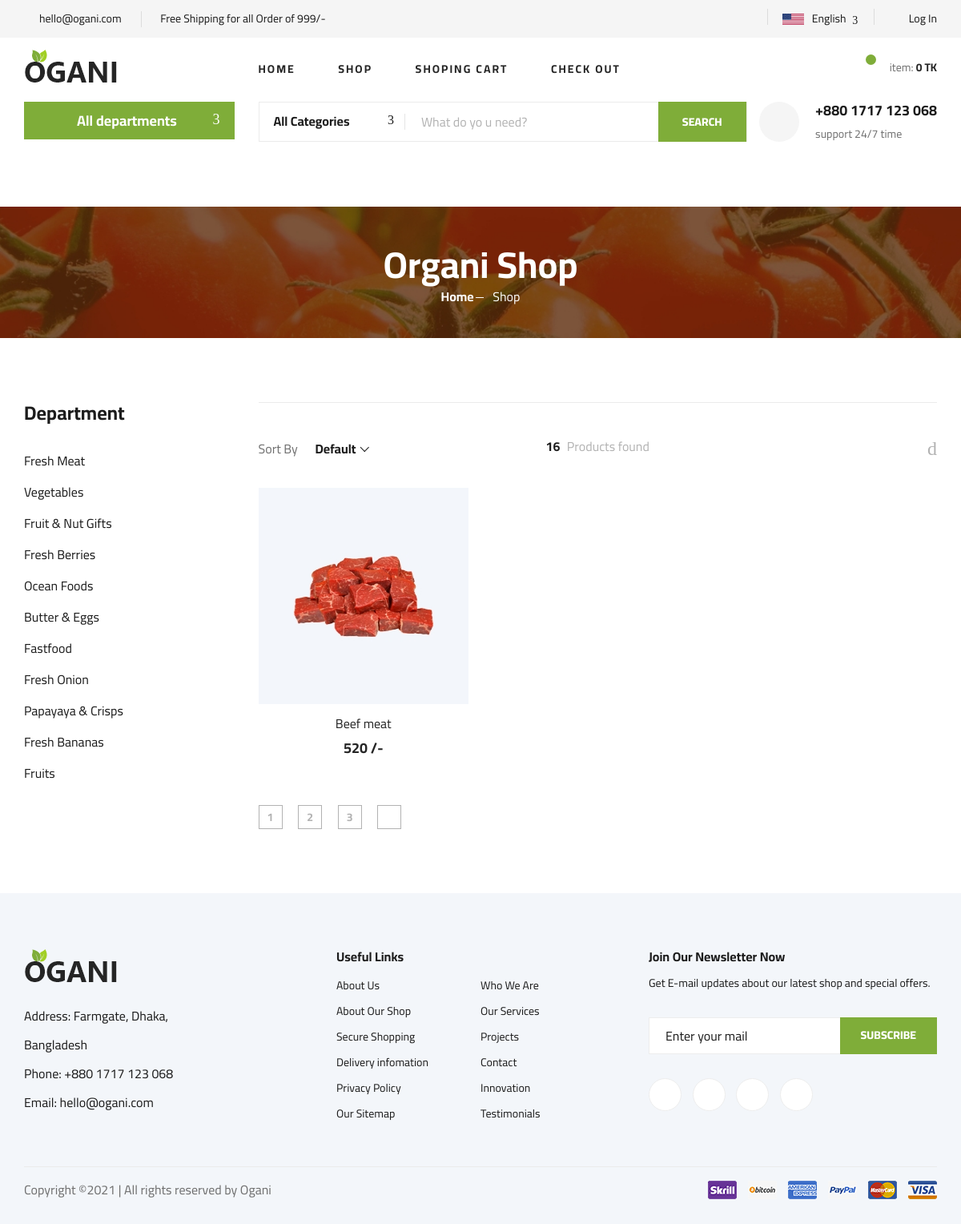
The page /category.php?id=4 on the database its author committed.
### tables this page shows
CREATE TABLE `categories` (
  `id` int(9) NOT NULL,
  `category_name` varchar(30) NOT NULL,
  `category_description` varchar(255) NOT NULL,
  `publication_status` tinyint(15) NOT NULL
);

CREATE TABLE `products` (
  `id` int(9) NOT NULL,
  `category_id` tinyint(3) NOT NULL,
  `product_name` varchar(50) NOT NULL,
  `product_price` int(9) NOT NULL,
  `product_quantity` int(9) NOT NULL,
  `product_weight` float NOT NULL,
  `product_description` text NOT NULL,
  `product_image` varchar(255) NOT NULL,
  `publication_status` tinyint(3) NOT NULL
);

### category.php (called while the page is built, shortened)
<?php
    include 'index.php';

### app/classes/Database.php (called while the page is built, shortened)
<?php
class Database
{
    public static function dbConnection() {
        $hostName = "localhost";
        $userName = "root";
        $password = "";
        $dbName = "ogani";
        $link = mysqli_connect($hostName, $userName, $password, $dbName);
        return $link;
    }
}

### app/classes/Category.php (called while the page is built, shortened)
<?php
class Category
{
    public function getAllPublishCategoryInfo() {
        $sql = "SELECT * FROM categories WHERE publication_status = 1 ";
        if(mysqli_query(Database::dbConnection(), $sql)) {
            $queryResult = mysqli_query(Database::dbConnection(), $sql);
            return $queryResult;
        }else {
            die("Query Problem".mysqli_error(Database::dbConnection()));
        }
    }
}

### app/classes/Application.php (called while the page is built, shortened)
<?php
class Application
{
    public function getAllProductInfoByCategoryId($category_id) {
        $sql = "SELECT * FROM products WHERE category_id = $category_id ";
        if(mysqli_query(Database::dbConnection(), $sql)) {
            $queryResult = mysqli_query(Database::dbConnection(), $sql);
            return $queryResult;
        }else {
            die("Query Problem".mysqli_error(Database::dbConnection()));
        }
    }
}

### pages/category-content.php (the view, shortened to what this page needs)
<?php
if(isset($_GET['id'])) {
    $category_id = $_GET['id'];
}
$category = new App\Classes\Category();
$application = new App\Classes\Application();
$queryResult1 = $category->getAllPublishCategoryInfo();
$queryResult2 = $application->getAllProductInfoByCategoryId($category_id);
?>
  <section class="breadcrumb-section set-bg" data-setbg="assets/frontend/img/breadcrumb.jpg">
        <div class="container">
            <div class="row">
                <div class="col-lg-12 text-center">
                    <div class="breadcrumb__text">
                        <h2>Organi Shop</h2>
                        <div class="breadcrumb__option">
                            <a href="./index.html">Home</a>
                            <span>Shop</span>
                        </div>
                    </div>
                </div>
            </div>
        </div>
    </section>
    <section class="product spad">
        <div class="container">
            <div class="row">
                <div class="col-lg-3 col-md-5">
                    <div class="sidebar">
                        <div class="sidebar__item">
                            <h4>Department</h4>
                            <ul>
                                <?php while($categoryInfo = mysqli_fetch_assoc($queryResult1)) { ?>
                                <li><a href=""><?php echo $categoryInfo['category_name']; ?></a></li>
                                <?php } ?>
                            </ul>
                        </div>
                    </div>
                </div>
                <div class="col-lg-9 col-md-7">
                    <div class="filter__item">
                        <div class="row">
                            <div class="col-lg-4 col-md-5">
                                <div class="filter__sort">
                                    <span>Sort By</span>
                                </div>
                            </div>
                            <div class="col-lg-4 col-md-4">
                                <div class="filter__found">
                                    <h6><span>16</span> Products found</h6>
                                </div>
                            </div>
                            <div class="col-lg-4 col-md-3">
                                <div class="filter__option">
                                    <span class="icon_grid-2x2"></span>
                                    <span class="icon_ul"></span>
                                </div>
                            </div>
                        </div>
                    </div>
                    <div class="row">
                        <?php while($productInfo = mysqli_fetch_assoc($queryResult2)) { ?>
                        <div class="col-lg-4 col-md-6 col-sm-6">
                            <div class="product__item">
                                <div class="product__item__pic set-bg" data-setbg="admin/<?php echo $productInfo['product_image']; ?>">
                                </div>
                                <div class="product__item__text">
                                    <h6><a href="#"><?php echo $productInfo['product_name']; ?></a></h6>
                                    <h5><?php echo $productInfo['product_price']; ?> /-</h5>
                                </div>
                            </div>
                        </div>
                        <?php } ?>
                    </div>
                    <div class="product__pagination">
                        <a href="#">1</a>
                        <a href="#">2</a>
                        <a href="#">3</a>
                        <a href="#"><i class="fa fa-long-arrow-right"></i></a>
                    </div>
                </div>
            </div>
        </div>
    </section>

### assets/frontend/css/style.css (style rules this page uses)
html, body { height: 100%; font-family: "Cairo", sans-serif; -webkit-font-smoothing: antialiased; font-smoothing: antialiased; }
h1, h2, h3, h4, h5, h6 { margin: 0; color: #111111; font-weight: 400; font-family: "Cairo", sans-serif; }
h2 { font-size: 36px; }
h4 { font-size: 24px; }
h5 { font-size: 18px; }
h6 { font-size: 16px; }
ul, ol { padding: 0; margin: 0; }
.set-bg { background-repeat: no-repeat; background-size: cover; background-position: top center; }
.spad { padding-top: 100px; padding-bottom: 100px; }
.breadcrumb-section { display: flex; align-items: center; padding: 45px 0 40px; }
.breadcrumb__text h2 { font-size: 46px; color: #ffffff; font-weight: 700; }
.breadcrumb__option a { display: inline-block; font-size: 16px; color: #ffffff; font-weight: 700; margin-right: 20px; position: relative; }
.breadcrumb__option a:after { position: absolute; right: -12px; top: 13px; height: 1px; width: 10px; background: #ffffff; content: ""; }
.breadcrumb__option span { display: inline-block; font-size: 16px; color: #ffffff; }
.sidebar__item { margin-bottom: 35px; }
.sidebar__item h4 { color: #1c1c1c; font-weight: 700; margin-bottom: 25px; }
.sidebar__item ul li { list-style: none; }
.sidebar__item ul li a { font-size: 16px; color: #1c1c1c; line-height: 39px; display: block; }
.product { padding-top: 80px; padding-bottom: 80px; }
.filter__item { padding-top: 45px; border-top: 1px solid #ebebeb; padding-bottom: 20px; }
.filter__sort { margin-bottom: 15px; }
.filter__sort span { font-size: 16px; color: #6f6f6f; display: inline-block; }
.filter__found { text-align: center; margin-bottom: 15px; }
.filter__found h6 { font-size: 16px; color: #b2b2b2; }
.filter__found h6 span { color: #1c1c1c; font-weight: 700; margin-right: 5px; }
.filter__option { text-align: right; margin-bottom: 15px; }
.filter__option span { font-size: 24px; color: #b2b2b2; margin-right: 10px; cursor: pointer; -webkit-transition: all, 0.3s; -moz-transition: all, 0.3s; -ms-transition: all, 0.3s; -o-transition: all, 0.3s; transition: all, 0.3s; }
.filter__option span:last-child { margin: 0; }
.product__item { margin-bottom: 50px; }
.product__item__pic { height: 270px; position: relative; overflow: hidden; }
.product__item__text { text-align: center; padding-top: 15px; }
.product__item__text h6 { margin-bottom: 10px; }
.product__item__text h6 a { color: #252525; }
.product__item__text h5 { color: #252525; font-weight: 700; }
.product__pagination, .blog__pagination { padding-top: 10px; }
.product__pagination a, .blog__pagination a { display: inline-block; width: 30px; height: 30px; border: 1px solid #b2b2b2; font-size: 14px; color: #b2b2b2; font-weight: 700; line-height: 28px; text-align: center; margin-right: 16px; -webkit-transition: all, 0.3s; -moz-transition: all, 0.3s; -ms-transition: all, 0.3s; -o-transition: all, 0.3s; transition: all, 0.3s; }
.product__pagination a:last-child, .blog__pagination a:last-child { margin-right: 0; }
@media only screen and (min-width: 1200px) { .container { max-width: 1170px; } }

### rows shown on the page
categories: category_name "Fresh Meat"
categories: category_name "Vegetables"
categories: category_name "Fruit & Nut Gifts"
categories: category_name "Fresh Berries"
categories: category_name "Ocean Foods"
categories: category_name "Butter & Eggs"
categories: category_name "Fastfood"
categories: category_name "Fresh Onion"
categories: category_name "Papayaya & Crisps"
categories: category_name "Fresh Bananas"
categories: category_name "Fruits"
products: product_name "Beef meat", product_price "520"
